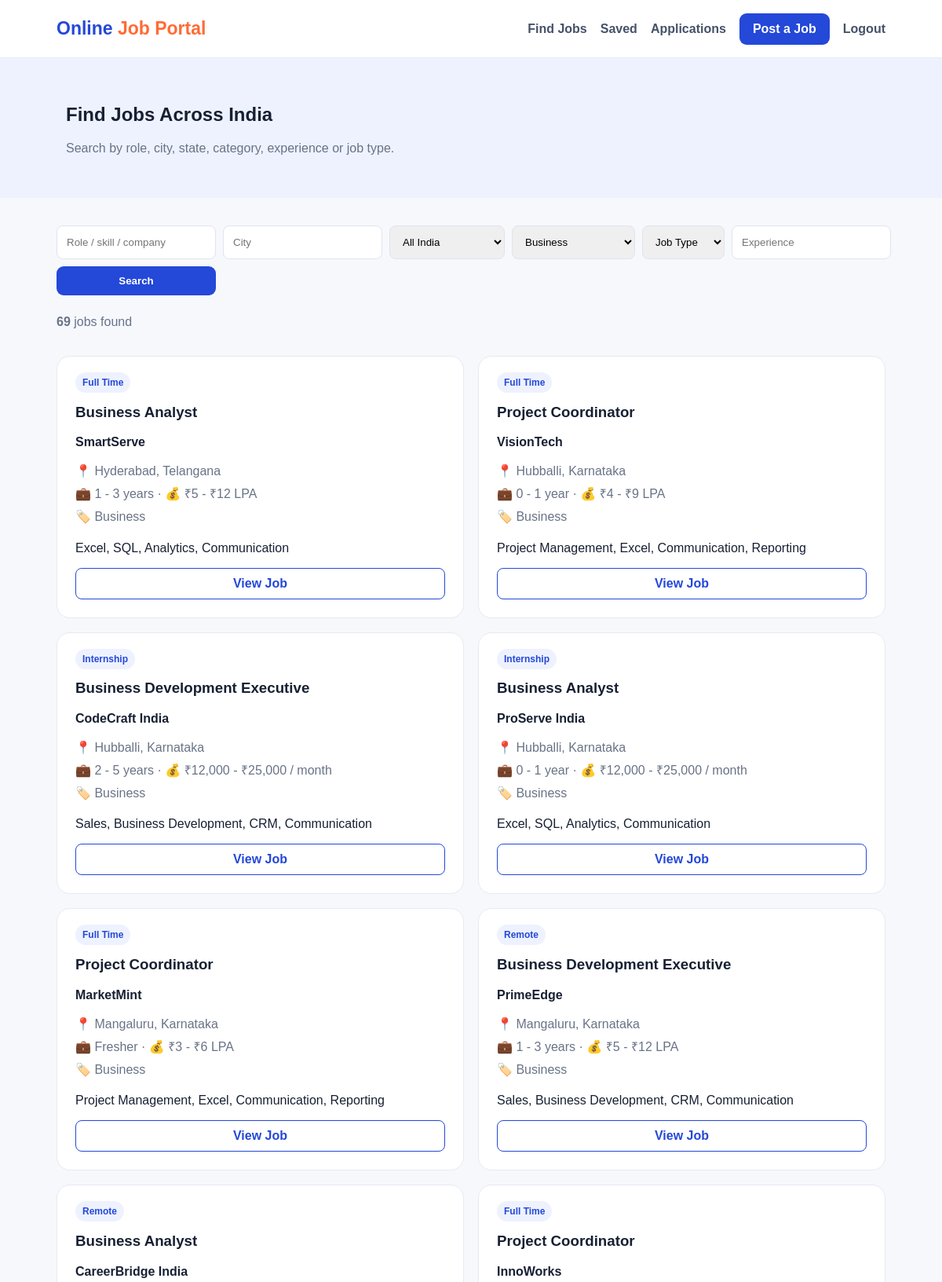
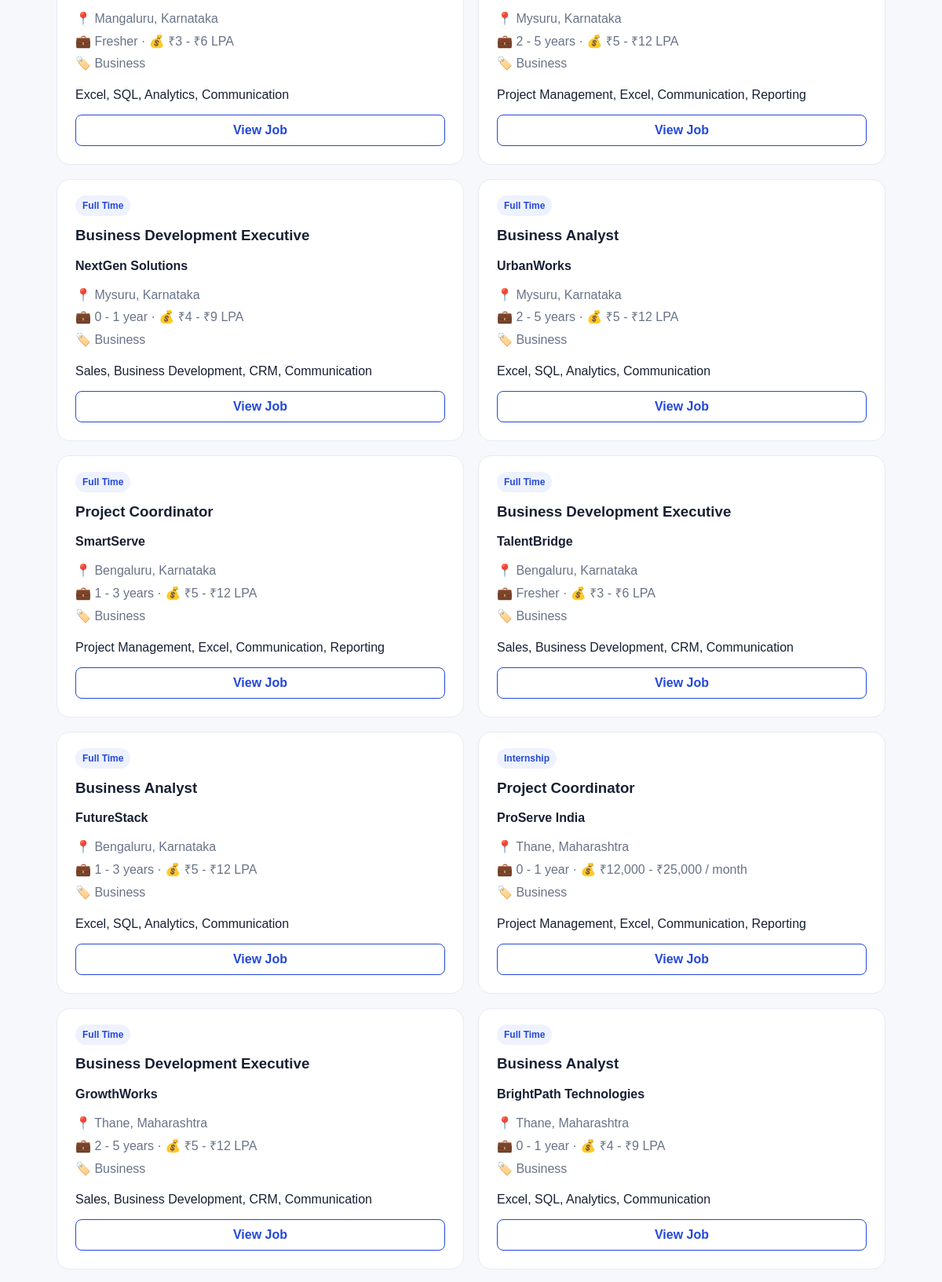
/jobs/?category=Business (signed in, upper part), run on the app's committed database (2 pictures, top to bottom).
### jobs/models.py (models this page shows, shortened)
class Job(models.Model):
    title=models.CharField(max_length=150); company=models.CharField(max_length=150)
    location=models.CharField(max_length=100); state=models.CharField(max_length=80,default="India")
    job_type=models.CharField(max_length=30,choices=[("Full Time","Full Time"),("Part Time","Part Time"),("Internship","Internship"),("Remote","Remote")])
    experience=models.CharField(max_length=80,default="Fresher"); salary=models.CharField(max_length=100,blank=True)
    skills=models.CharField(max_length=300); description=models.TextField(); category=models.CharField(max_length=80,default="Technology")
    posted_by=models.ForeignKey(User,on_delete=models.CASCADE); created_at=models.DateTimeField(auto_now_add=True)
    class Meta: ordering=["-created_at"]

### jobs/views.py (the view)
# urls.py: path("jobs/",views.jobs_page,name="jobs_page"),
@login_required
def jobs_page(request):
    jobs=Job.objects.all()
    q=request.GET.get("q","").strip();
    loc=request.GET.get("location","").strip();
    state=request.GET.get("state","")
    jt=request.GET.get("job_type","");
    cat=request.GET.get("category","");
    exp=request.GET.get("experience","")
    if q: jobs=jobs.filter(Q(title__icontains=q)|Q(company__icontains=q)|Q(skills__icontains=q))
    if loc: jobs=jobs.filter(location__icontains=loc)
    if state: jobs=jobs.filter(state=state)
    if jt: jobs=jobs.filter(job_type=jt)
    if cat: jobs=jobs.filter(category=cat)
    if exp: jobs=jobs.filter(experience__icontains=exp)
    return render(request,"jobs.html",{"jobs":jobs,"q":q,"location":loc,"state":state,"job_type":jt,"category":cat,"experience":exp,"states":Job.objects.values_list("state",flat=True).distinct().order_by("state"),"categories":Job.objects.values_list("category",flat=True).distinct().order_by("category")})

### templates/jobs.html (shortened to what this page needs)
{% extends "base.html" %}{% block title %}Find Jobs in India | Online Job Portal{% endblock %}{% block content %}
<section class="top"><h1>Find Jobs Across India</h1><p class="muted">Search by role, city, state, category, experience or job type.</p></section><main class="container"><form class="filters" method="get"><input name="q" value="{{q}}" placeholder="Role / skill / company"><input name="location" value="{{location}}" placeholder="City"><select name="state"><option value="">All India</option>{% for s in states %}<option value="{{s}}" {% if state == s %}selected{% endif %}>{{s}}</option>{% endfor %}</select><select name="category"><option value="">Category</option>{% for c in categories %}<option value="{{c}}" {% if category == c %}selected{% endif %}>{{c}}</option>{% endfor %}</select><select name="job_type"><option value="">Job Type</option><option>Full Time</option><option>Part Time</option><option>Internship</option><option>Remote</option></select><input name="experience" value="{{experience}}" placeholder="Experience"><button class="btn">Search</button></form><p class="muted"><b>{{jobs|length}}</b> jobs found</p><br><div class="grid">{% for job in jobs %}<article class="card"><span class="tag">{{job.job_type}}</span><h3>{{job.title}}</h3><b>{{job.company}}</b><div class="meta">📍 {{job.location}}, {{job.state}}<br>💼 {{job.experience}} · 💰 {{job.salary|default:"Not disclosed"}}<br>🏷️ {{job.category}}</div><p>{{job.skills}}</p><a class="view" href="/job/{{job.id}}/">View Job</a></article>{% empty %}<div class="card"><h3>No matching jobs</h3><p class="muted">Try another search or select All India.</p></div>{% endfor %}</div></main>{% endblock %}

### templates/base.html (style rules this page uses)
* { box-sizing:border-box; }
body { margin:0; font-family:Arial,Helvetica,sans-serif; background:#f6f8fc; color:#172033; }
.primary,.btn { background:#2448d8!important; color:#fff!important; padding:11px 17px;border:0; border-radius:9px; text-decoration:none; font-weight:800;cursor:pointer; }
.container { width:88%; max-width:1180px; margin:35px auto; }
.card { background:#fff; border:1px solid #e6eaf1; border-radius:17px; padding:23px; }
.muted { color:#687387; }

### templates/jobs.html (style rules this page uses)
.top { background:#eef2ff;padding:38px 7% }
.filters { display:grid;grid-template-columns:2fr 1fr 1fr 1fr 1fr 1fr;gap:9px;margin:25px 0 }
.filters input,.filters select { padding:12px;border:1px solid #dfe4ed;border-radius:8px }
.grid { display:grid;grid-template-columns:repeat(2,1fr);gap:18px }
.tag { background:#eef2ff;color:#2448d8;padding:6px 9px;border-radius:20px;font-size:12px;font-weight:800 }
.meta { color:#687387;line-height:1.8;margin:14px 0 }
.view { display:block;text-align:center;text-decoration:none;border:1px solid #2448d8;color:#2448d8;padding:10px;border-radius:8px;font-weight:800;margin-top:15px }

### data on the page
Job: job_type "Full Time", title "Business Analyst", company "SmartServe", location "Hyderabad", state "Telangana", experience "1 - 3 years", salary "₹5 - ₹12 LPA", category "Business", skills "Excel, SQL, Analytics, Communication"
Job: job_type "Full Time", title "Project Coordinator", company "VisionTech", location "Hubballi", state "Karnataka", experience "0 - 1 year", salary "₹4 - ₹9 LPA", category "Business", skills "Project Management, Excel, Communication, Reporting"
Job: job_type "Internship", title "Business Development Executive", company "CodeCraft India", location "Hubballi", state "Karnataka", experience "2 - 5 years", salary "₹12,000 - ₹25,000 / month", category "Business", skills "Sales, Business Development, CRM, Communication"
Job: job_type "Internship", title "Business Analyst", company "ProServe India", location "Hubballi", state "Karnataka", experience "0 - 1 year", salary "₹12,000 - ₹25,000 / month", category "Business", skills "Excel, SQL, Analytics, Communication"
Job: job_type "Full Time", title "Project Coordinator", company "MarketMint", location "Mangaluru", state "Karnataka", experience "Fresher", salary "₹3 - ₹6 LPA", category "Business", skills "Project Management, Excel, Communication, Reporting"
Job: job_type "Remote", title "Business Development Executive", company "PrimeEdge", location "Mangaluru", state "Karnataka", experience "1 - 3 years", salary "₹5 - ₹12 LPA", category "Business", skills "Sales, Business Development, CRM, Communication"
Job: job_type "Remote", title "Business Analyst", company "CareerBridge India", location "Mangaluru", state "Karnataka", experience "Fresher", salary "₹3 - ₹6 LPA", category "Business", skills "Excel, SQL, Analytics, Communication"
Job: job_type "Full Time", title "Project Coordinator", company "InnoWorks", location "Mysuru", state "Karnataka", experience "2 - 5 years", salary "₹5 - ₹12 LPA", category "Business", skills "Project Management, Excel, Communication, Reporting"
Job: job_type "Full Time", title "Business Development Executive", company "NextGen Solutions", location "Mysuru", state "Karnataka", experience "0 - 1 year", salary "₹4 - ₹9 LPA", category "Business", skills "Sales, Business Development, CRM, Communication"
Job: job_type "Full Time", title "Business Analyst", company "UrbanWorks", location "Mysuru", state "Karnataka", experience "2 - 5 years", salary "₹5 - ₹12 LPA", category "Business", skills "Excel, SQL, Analytics, Communication"
Job: job_type "Full Time", title "Project Coordinator", company "SmartServe", location "Bengaluru", state "Karnataka", experience "1 - 3 years", salary "₹5 - ₹12 LPA", category "Business", skills "Project Management, Excel, Communication, Reporting"
Job: job_type "Full Time", title "Business Development Executive", company "TalentBridge", location "Bengaluru", state "Karnataka", experience "Fresher", salary "₹3 - ₹6 LPA", category "Business", skills "Sales, Business Development, CRM, Communication"
Job: job_type "Full Time", title "Business Analyst", company "FutureStack", location "Bengaluru", state "Karnataka", experience "1 - 3 years", salary "₹5 - ₹12 LPA", category "Business", skills "Excel, SQL, Analytics, Communication"
Job: job_type "Internship", title "Project Coordinator", company "ProServe India", location "Thane", state "Maharashtra", experience "0 - 1 year", salary "₹12,000 - ₹25,000 / month", category "Business", skills "Project Management, Excel, Communication, Reporting"
Job: job_type "Full Time", title "Business Development Executive", company "GrowthWorks", location "Thane", state "Maharashtra", experience "2 - 5 years", salary "₹5 - ₹12 LPA", category "Business", skills "Sales, Business Development, CRM, Communication"
Job: job_type "Full Time", title "Business Analyst", company "BrightPath Technologies", location "Thane", state "Maharashtra", experience "0 - 1 year", salary "₹4 - ₹9 LPA", category "Business", skills "Excel, SQL, Analytics, Communication"

### other printed values
{{ jobs|length }} "69"
form field category "Business"
